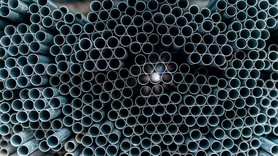
#> input picture tz/data/mmexport1693120102165.jpg, 278 x 156 px, shrunk from 534 x 300 before the run
$ python m.py
#> lines starting #> are read from the running program, lines starting #| are printed output that depends on the picture; after the words box and inside, x2 and y2 are one past the last pixel; in counts of white or black regions, pixels touching at a corner belong together
import cv2
import os
import numpy as np

# [53 lines left out: functions r_int, process_image, process_image01, not called in this run]


def process_image02(image_path, area_threshold_large=20, area_threshold_small=60):

#> called with image_path = 'tz/data/mmexport1693120102165.jpg', area_threshold_large = 20, area_threshold_small = 60
    image = cv2.imread(image_path)
#> image is the input picture: shape (156, 278, 3); mean B, G, R 65.4, 59.3, 47.4
    # image = cv2.bitwise_not(image)
    # 转换图像为灰度
    gray_image = cv2.cvtColor(image, cv2.COLOR_BGR2GRAY)
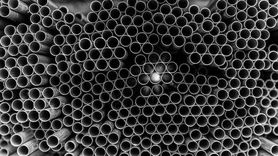
#> gray_image: shape (156, 278); min 0, max 246, mean 56.4

    # 使用阈值进行分割
    _, thresholded_image = cv2.threshold(gray_image, 128, 255, cv2.THRESH_BINARY)
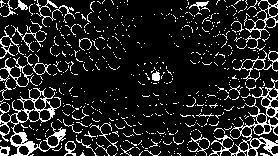
#> thresholded_image: shape (156, 278); 13.2% white in thin lines or dots
    # 执行膨胀操作
    kernel = np.ones((3, 3), np.uint8)
    thresholded_image = cv2.dilate(thresholded_image, kernel, iterations=5)
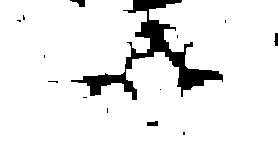
#> thresholded_image: shape (156, 278); 92.5% white; 14 black regions (10 under 20 px), largest, box (x1, y1, x2, y2) and area: (71, 0, 223, 100) 3034, (70, 0, 85, 7) 61, (147, 121, 158, 126) 47, (274, 33, 278, 46) 40
    # 执行腐蚀操作
    kernel = np.ones((3, 3), np.uint8)
    eroded_image = cv2.erode(thresholded_image, kernel, iterations=3)
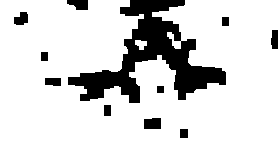
#> eroded_image: shape (156, 278); 84.4% white; 11 black regions
    # 查找图像中的所有边框
    contours, _ = cv2.findContours(thresholded_image, cv2.RETR_LIST, cv2.CHAIN_APPROX_SIMPLE)
#> contours = 12 contours, 9 with area under 20; largest, box (x1, y1, x2, y2) and area: (0, 0, 278, 156) 39441, (146, 120, 159, 127) 62, (47, 80, 59, 84) 22

    # 可以对边框针对性删除增加处理。。。
    filtered_contours = []

    for contour in contours:
        area = cv2.contourArea(contour)
        if area > area_threshold_large :
            filtered_contours.append(contour)
#> this loop made 12 passes
#> area on passes 2, 6, 12: 61.5, 22.5, 39441
#> after the loop, filtered_contours = 3 contours; box (x1, y1, x2, y2) and area: (0, 0, 278, 156) 39441, (146, 120, 159, 127) 62, (47, 80, 59, 84) 22
    contours=filtered_contours
#> contours has the same summary as filtered_contours
    filtered_contours = []
    for contour in contours:
        area = cv2.contourArea(contour)
        if  area < area_threshold_small:
            filtered_contours.append(contour)
#> this loop made 3 passes
#> after the loop, filtered_contours = 1 contour; box (x1, y1, x2, y2) and area: (47, 80, 59, 84) 22

    contours=filtered_contours
#> contours has the same summary as filtered_contours
    # 绘制所有边框
    contour_image = np.zeros_like(image)
    # cv2.drawContours(contour_image, filtered_contours, -1, (0, 255, 0), 2)
    cv2.drawContours(contour_image, contours, -1, (0, 255, 0), 2)
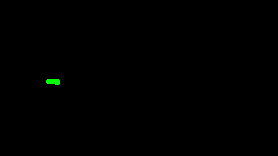
#> contour_image: shape (156, 278, 3); mean of channels 0, 1, 2 0, 0.4, 0; drawn as B, G, R
    #执行腐蚀操作作
    kernel = np.ones((3, 3), np.uint8)
    contour_image = cv2.erode(contour_image, kernel, iterations=1)

    return contour_image

def process_image03(image_path):
    # 目前没有处理出来
    # 针对性处理当前功能都存在，可以参照修改处理差异的
    # 读取图像
    image = cv2.imread(image_path)
    # image = cv2.bitwise_not(image)
    # 转换图像为灰度
#> (the run stopped early here; a loop or call above may not have finished)
